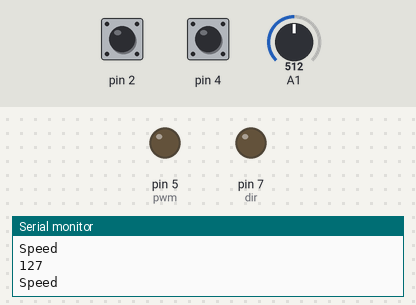
A sketch run on a simulated Arduino Uno, built with avr-gcc and run on an emulated ATmega328P. Shown: output pins drawn as LEDs (lit = HIGH), the last lines printed to the serial monitor. The test bench sets the inputs (shaded band); at power-on: pin 2 HIGH, pin 4 HIGH, A1 = 512.

Above: at 1.2 s.
1.3 s: pin 2 pulled LOW for 0.15 s
At 1.41 s:
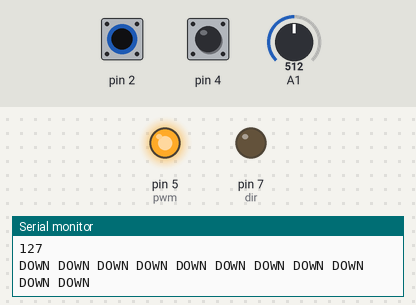
3.0 s: pin 4 pulled LOW for 0.15 s
At 3.9 s:
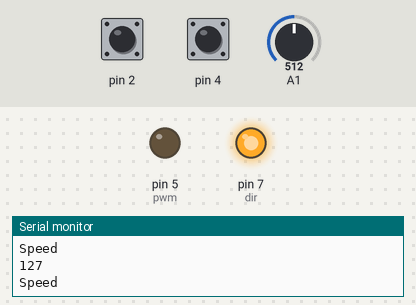
4.6 s: pin 4 pulled LOW for 3.2 s
At 5.5 s:
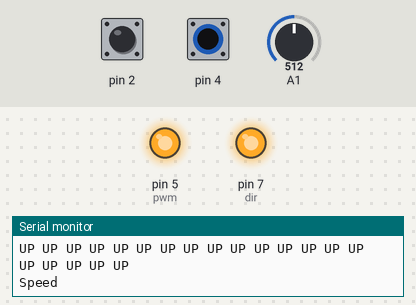
9.3 s: pin 2 pulled LOW for 1 s
At 11.3 s:
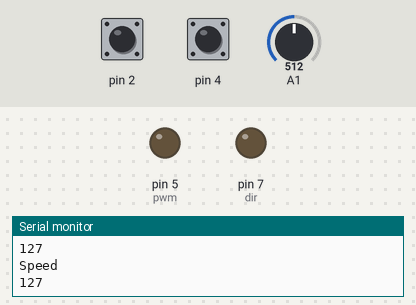
11.8 s: pin 2 driven LOW
At 12.4 s:
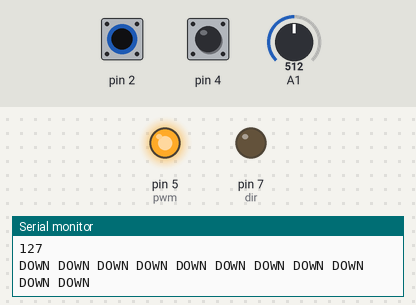
14.8 s: A1 set to 412
17.8 s: A1 set to 385
Timing chart, 0 to 20.8 s (numbered marks = the images above; inputs shaded):
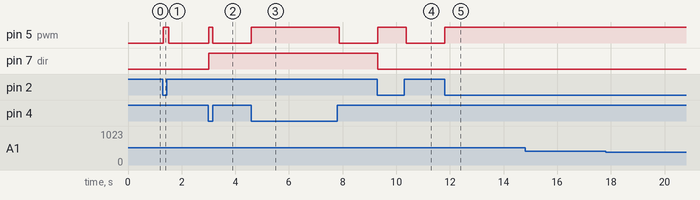

Measured:
- after the input at 1.3 s, pin 5 (pwm): LOW → HIGH at once, → LOW 0.21 s later
- after the input at 3.0 s, pin 5 (pwm): LOW → HIGH at once, → LOW 0.15 s later; pin 7 (dir): LOW → HIGH at once
- after the input at 4.6 s, pin 5 (pwm): LOW → HIGH at once, → LOW 3.3 s later
- after the input at 9.3 s, pin 5 (pwm): LOW → HIGH at once, → LOW 1.1 s later; pin 7 (dir): HIGH → LOW at once
- after the input at 11.8 s, pin 5 (pwm): LOW → HIGH at once

The sketch:

lead_screw.ino
```cpp
#define dir 7
#define pwm 5
int pot;
int mapped;
boolean switch1,switch2;

void setup() {

Serial.begin(9600);
pinMode(A1,INPUT);
pinMode(pwm,OUTPUT);
pinMode(dir,OUTPUT);

pinMode(2,INPUT);
pinMode(4,INPUT);

digitalWrite(2,HIGH);
digitalWrite(4,HIGH);

}

void loop() {

pot = analogRead(A1);
mapped = map(pot,0,1023,0,255);
switch1 = digitalRead(2);
switch2 = digitalRead(4);

if(switch1==true && switch2==false){
digitalWrite(dir,HIGH);
analogWrite(pwm,255);
switch1==false;
Serial.println("UP UP UP UP UP UP UP UP UP UP UP UP UP UP UP UP UP UP UP UP");
}

else if(switch1==false && switch2==true){
digitalWrite(dir,LOW);
analogWrite(pwm,255);
switch2=false;
Serial.println("DOWN DOWN DOWN DOWN DOWN DOWN DOWN DOWN DOWN DOWN DOWN");

}

else {
analogWrite(pwm,0);
}


Serial.println("Speed");
Serial.println(mapped);
}
```
